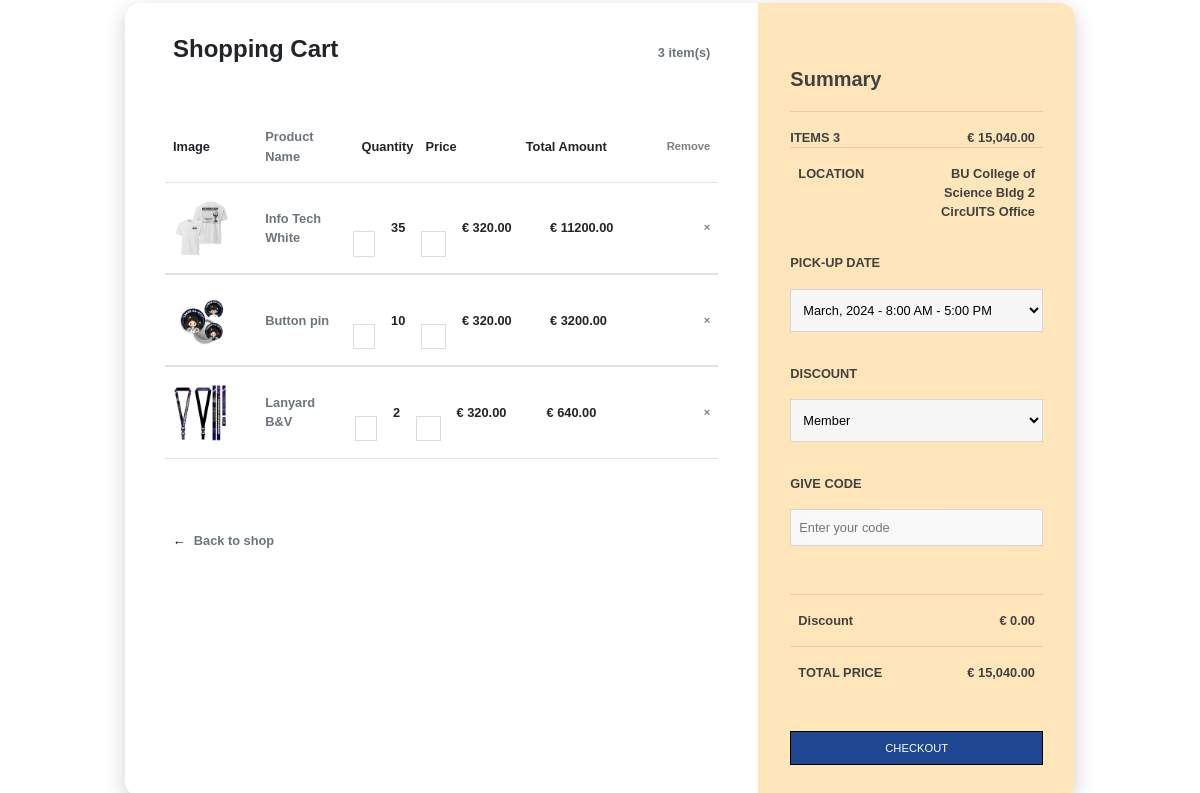
The app's page /cart.php with its own data.
### tables this page shows
CREATE TABLE `cart` (
  `id` int(11) NOT NULL,
  `customer` varchar(100) DEFAULT NULL,
  `image` longblob DEFAULT NULL,
  `product_name` varchar(100) DEFAULT NULL,
  `price` decimal(10,2) DEFAULT NULL,
  `quantity` int(11) DEFAULT NULL,
  `total_amount` decimal(10,2) DEFAULT NULL
);

### cart.php (the view, shortened to what this page needs)
<!doctype html>
<html>
<head>
    <link rel="stylesheet" href="css/cart.css">
    <link href='https://stackpath.bootstrapcdn.com/bootstrap/4.3.1/css/bootstrap.min.css' rel='stylesheet'>
    <link href='https://cdnjs.cloudflare.com/ajax/libs/font-awesome/4.7.0/css/font-awesome.min.css' rel='stylesheet'>
</head>
<body className='snippet-body'>
    <div class="card">
        <div class="row">
            <div class="col-md-8 cart">
                <div class="title">
                    <div class="row">
                        <div class="col">
                            <h4><b>Shopping Cart</b></h4>
                        </div>
                        <div class="col align-self-center text-right text-muted">
                            <?php
                            $conn = new mysqli('localhost', 'root', '', 'CirCol');
                            $total_items_sql = "SELECT COUNT(id) as total_items FROM cart";
                            $total_items_result = $conn->query($total_items_sql);
                            $total_items_row = $total_items_result->fetch_assoc();
                            $total_items = $total_items_row['total_items'];
                            echo $total_items . ' item(s)';
                            ?>
                        </div>
                    </div>
                </div>
                <div class="row main align-items-center">
                        <div class="col-2">Image</div>
                                <div class="col">
                                    <div class="row text-muted">Product Name</div>
                                </div>
                                <div class="quantity_name">
                                    <span class="px-1">Quantity</span>
                                </div>
                                <div class="col price">Price</div>
                                <div class="col total_amount_name">Total Amount</div>
                                <div class="col">
                                    <div class="close">Remove</div>
                                </div>
                        </div>
                <?php
                $sql = "SELECT * FROM cart";
                $result = $conn->query($sql);
                $totalAmount = 0;
                if ($result->num_rows > 0) {
                    while ($row = $result->fetch_assoc()) {
                        $totalAmount += $row['total_amount'];
                ?>
                        <div class="row border-top border-bottom" data-id="<?php echo $row['id']; ?>">
                            <div class="row main align-items-center">
                                <div class="col-2"><img class="img-fluid" src="<?php echo $row['image']; ?>"></div>
                                <div class="col">
                                    <div class="row text-muted"><?php echo $row['product_name']; ?></div>
                                </div>
                                <div class="col quantity-controls">
                                    <button class="btn btn-sm btn-outline-secondary" onclick="updateQuantity(<?php echo $row['id']; ?>, -1)">-</button>
                                    <span class="px-2"><?php echo $row['quantity']; ?></span>
                                    <button class="btn btn-sm btn-outline-secondary" onclick="updateQuantity(<?php echo $row['id']; ?>, 1)">+</button>
                                </div>
                                <div class="col price">&euro; <?php echo $row['price']; ?></div>
                                <div class="col total_amount">&euro; <?php echo $row['total_amount']; ?></div>
                                <div class="col">
                                    <div class="close" onclick="removeCartItem(<?php echo $row['id']; ?>)">&times;</div>
                                </div>
                            </div>
                        </div>
                <?php
                    }
                } else {
                    echo "Your cart is empty.";
                }
                ?>
                <div class="back-to-shop"><a href="dashboard.php">&leftarrow;</a><span class="text-muted">Back to shop</span></div>
            </div>
            <div class="col-md-4 summary">
                <div>
                    <h5><b>Summary</b></h5>
                </div>
                <hr>
                <div class="row">
                    <div class="col" style="padding-left: 0;">ITEMS <span id="total_items"><?php echo $total_items; ?></span></div>
                    <div class="col text-right" id="total_price">&euro; <?php echo number_format($totalAmount, 2); ?></div>
                </div>
                <div class="row" style="border-top: 1px solid rgba(0, 0, 0, .1); padding: 2vh 0;">
                    <div class="col">LOCATION</div>
                    <div class="col text-right">BU College of Science Bldg 2 CircUITS Office</div>
                </div>
                <form method="post">
                    <p>PICK-UP DATE</p>
                    <select>
                        <option class="text-muted">March, 2024 - 8:00 AM - 5:00 PM</option>
                    </select>
                    <p>DISCOUNT</p>
                    <select name="discount" id="discount" onchange="applyDiscount()">
                        <option class="text-muted" value="Member" <?php if (isset($_POST['discount']) && $_POST['discount'] === "Member") echo "selected"; ?>>Member</option>
                    </select>
                    <p>GIVE CODE</p>
                    <input id="code" placeholder="Enter your code">
                </form>
                <div class="row" style="border-top: 1px solid rgba(0, 0, 0, .1); padding: 2vh 0;">
                    <div class="col">Discount</div>
                    <div class="col text-right" id="discount_amount">&euro; 0.00</div>
                </div>
                <div class="row" style="border-top: 1px solid rgba(0, 0, 0, .1); padding: 2vh 0;">
                    <div class="col">TOTAL PRICE</div>
                    <div class="col text-right" id="total_price_after_discount">&euro; <?php echo number_format($totalAmount, 2); ?></div>
                </div>
                <button class="btn" onclick="window.location.href = 'order_details.php';">CHECKOUT</button>
            </div>
        </div>
    </div>
</body>
</html>

### css/cart.css (style rules this page uses)
body { background: #ffffff; min-height: 100vh; vertical-align: middle; display: flex; font-family: sans-serif; font-size: 0.8rem; font-weight: bold; }
.title { margin-bottom: 5vh; }
.card { margin: auto; max-width: 950px; width: 90%; box-shadow: 0 6px 20px 0 rgba(0, 0, 0, 0.19); border-radius: 1rem; border: transparent; }
.cart { background-color: #fff; padding: 4vh 5vh; border-bottom-left-radius: 1rem; border-top-left-radius: 1rem; }
.summary { background-color: #FFE5BA; border-top-right-radius: 1rem; border-bottom-right-radius: 1rem; padding: 4vh; color: rgb(65, 65, 65); }
.row { margin: 0; }
.title b { font-size: 1.5rem; }
.main { margin: 0; padding: 2vh 0; width: 100%; }
.col-2, .col { padding: 0 1vh; }
a { padding: 0 1vh; }
.close { margin-left: auto; font-size: 0.7rem; }
img { width: 3.5rem; }
.back-to-shop { margin-top: 4.5rem; }
h5 { margin-top: 4vh; }
hr { margin-top: 1.25rem; }
form { padding: 2vh 0; }
select { border: 1px solid rgba(0, 0, 0, 0.137); padding: 1.5vh 1vh; margin-bottom: 4vh; outline: none; width: 100%; background-color: rgb(247, 247, 247); }
input { border: 1px solid rgba(0, 0, 0, 0.137); padding: 1vh; margin-bottom: 4vh; outline: none; width: 100%; background-color: rgb(247, 247, 247); }
.btn { background-color: #1F4690; border-color: #000; color: white; width: 100%; font-size: 0.7rem; margin-top: 4vh; padding: 1vh; border-radius: 0; }
a { color: black; }
#code { background-image: linear-gradient(to left, rgba(255, 255, 255, 0.253) , rgba(255, 255, 255, 0.185)), url("https://img.icons8.com/small/16/000000/long-arrow-right.png"); background-repeat: no-repeat; background-position-x: 95%; background-position-y: center; }

### cart.php (style rules this page uses)
body { background: #ffffff; min-height: 100vh; vertical-align: middle; display: flex; font-family: sans-serif; font-size: 0.8rem; font-weight: bold; }
.title { margin-bottom: 5vh; }
.card { margin: auto; max-width: 950px; width: 90%; box-shadow: 0 6px 20px 0 rgba(0, 0, 0, 0.19); border-radius: 1rem; border: transparent; }
.cart { background-color: #fff; padding: 4vh 5vh; border-bottom-left-radius: 1rem; border-top-left-radius: 1rem; }
.summary { background-color: #FFE5BA; border-top-right-radius: 1rem; border-bottom-right-radius: 1rem; padding: 4vh; color: rgb(65, 65, 65); }
.row { margin: 0; }
.title b { font-size: 1.5rem; }
.main { margin: 0; padding: 2vh 0; width: 100%; }
.col-2, .col { padding: 0 1vh; }
a { padding: 0 1vh; }
.close { margin-left: auto; font-size: 0.7rem; cursor: pointer; }
img { width: 3.5rem; }
.back-to-shop { margin-top: 4.5rem; }
h5 { margin-top: 4vh; }
hr { margin-top: 1.25rem; }
form { padding: 2vh 0; }
select { border: 1px solid rgba(0, 0, 0, 0.137); padding: 1.5vh 1vh; margin-bottom: 4vh; outline: none; width: 100%; background-color: rgb(247, 247, 247); }
input { border: 1px solid rgba(0, 0, 0, 0.137); padding: 1vh; margin-bottom: 4vh; outline: none; width: 100%; background-color: rgb(247, 247, 247); }
.btn { background-color: #1F4690; border-color: #000; color: white; width: 100%; font-size: 0.7rem; margin-top: 4vh; padding: 1vh; border-radius: 0; }
a { color: black; }
#code { background-image: linear-gradient(to left, rgba(255, 255, 255, 0.253), rgba(255, 255, 255, 0.185)), url("https://img.icons8.com/small/16/000000/long-arrow-right.png"); background-repeat: no-repeat; background-position-x: 95%; background-position-y: center; }
.quantity-controls { display: flex; align-items: center; }
.quantity-controls button { background-color: transparent; border: 1px solid #ddd; padding: 0.2rem 0.5rem; }
.quantity-controls span { margin: 0 0.5rem; }

### records on screen
cart: image (picture), product_name "Info Tech White", quantity "35", price "320.00", total_amount "11200.00"
cart: image (picture), product_name "Button pin", quantity "10", price "320.00", total_amount "3200.00"
cart: image (picture), product_name "Lanyard B&V", quantity "2", price "320.00", total_amount "640.00"

### other values on screen
$total_items "3"
$totalAmount "15,040.00"
